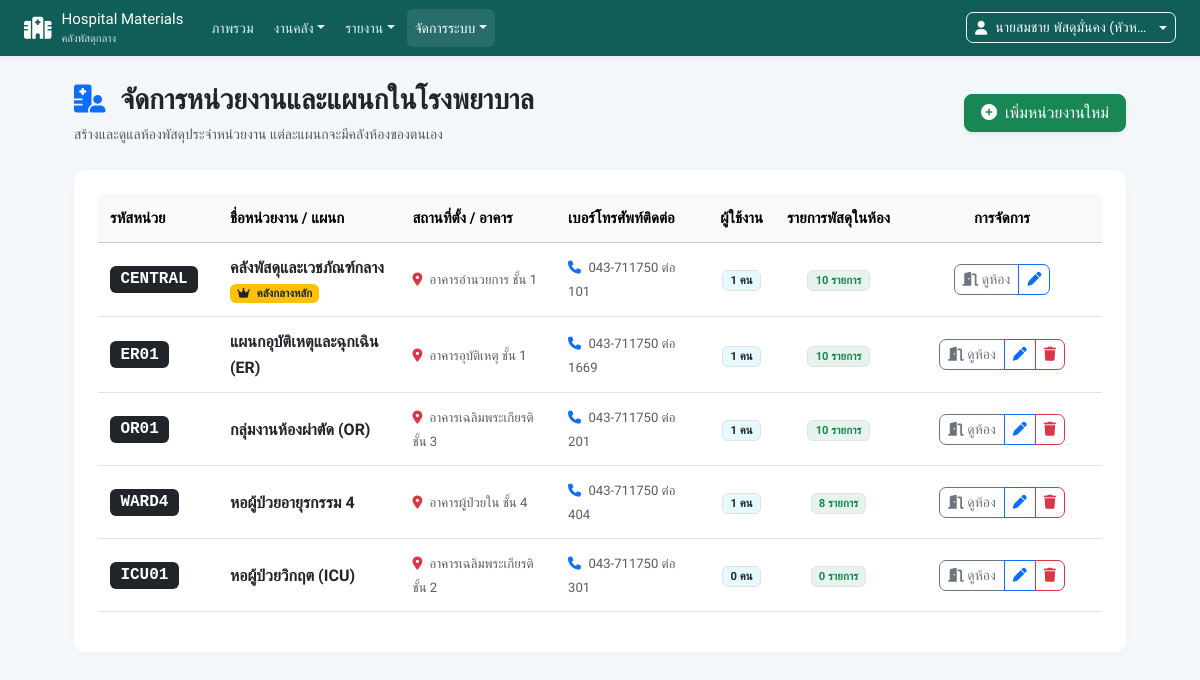
The app's page /admin/units.php (signed in) with its own data.
### tables this page shows
CREATE TABLE `units` (
    `unit_id` INT AUTO_INCREMENT PRIMARY KEY,
    `unit_code` VARCHAR(50) NOT NULL UNIQUE,
    `unit_name` VARCHAR(150) NOT NULL,
    `phone` VARCHAR(50) DEFAULT NULL,
    `location` VARCHAR(150) DEFAULT NULL,
    `created_at` TIMESTAMP DEFAULT CURRENT_TIMESTAMP
);

### config.php (called while the page is built, shortened)
<?php
function h($string) {
    return htmlspecialchars($string ?? '', ENT_QUOTES, 'UTF-8');
}
    ?>

### admin/units.php (the view, shortened to what this page needs)
<?php
require_once __DIR__ . '/../config.php';
$units_stmt = $pdo->query("
    SELECT u.*,
           (SELECT COUNT(*) FROM users usr WHERE usr.unit_id = u.unit_id) AS user_count,
           (SELECT COUNT(*) FROM unit_stocks us WHERE us.unit_id = u.unit_id AND us.quantity > 0) AS active_stock_types
    FROM units u
    ORDER BY u.unit_id ASC
");
$units = $units_stmt->fetchAll();
?>
<!DOCTYPE html>
<html lang="th">
<head>
    <link href="https://cdn.jsdelivr.net/npm/bootstrap@5.3.2/dist/css/bootstrap.min.css" rel="stylesheet">
    <link href="https://cdnjs.cloudflare.com/ajax/libs/font-awesome/6.5.1/css/all.min.css" rel="stylesheet">
<link rel="stylesheet" href="<?= BASE_URL ?>/assets/app.css?v=20261102">
</head>
<body>
<?php require __DIR__ . '/../includes/navigation.php'; ?>
<div class="container-fluid px-lg-4 py-4" style="max-width: 1100px;">
    <div class="d-flex flex-wrap align-items-center justify-content-between mb-4 gap-3">
        <div>
            <h2 class="h3 fw-bold mb-1 text-dark">
                <i class="fa-solid fa-hospital-user me-2 text-primary"></i> จัดการหน่วยงานและแผนกในโรงพยาบาล
            </h2>
            <p class="text-muted small mb-0">สร้างและดูแลห้องพัสดุประจำหน่วยงาน แต่ละแผนกจะมีคลังห้องของตนเอง</p>
        </div>
        <button class="btn btn-success rounded-3 shadow-sm px-3" data-bs-toggle="modal" data-bs-target="#addUnitModal">
            <i class="fa-solid fa-plus-circle me-1"></i> เพิ่มหน่วยงานใหม่
        </button>
    </div>
    <div class="card content-card p-4">
        <div class="table-responsive">
            <table class="table table-hover align-middle">
                <thead class="table-light">
                    <tr>
                        <th style="width: 120px;">รหัสหน่วย</th>
                        <th>ชื่อหน่วยงาน / แผนก</th>
                        <th>สถานที่ตั้ง / อาคาร</th>
                        <th>เบอร์โทรศัพท์ติดต่อ</th>
                        <th class="text-center">ผู้ใช้งาน</th>
                        <th class="text-center">รายการพัสดุในห้อง</th>
                        <th class="text-center" style="width: 200px;">การจัดการ</th>
                    </tr>
                </thead>
                <tbody>
                    <?php foreach ($units as $u): ?>
                        <tr>
                            <td>
                                <span class="badge bg-dark font-monospace fs-6"><?= h($u['unit_code']) ?></span>
                            </td>
                            <td>
                                <div class="fw-bold text-dark fs-6"><?= h($u['unit_name']) ?></div>
                                <?php if ($u['unit_id'] === 1): ?>
                                    <span class="badge bg-warning text-dark"><i class="fa-solid fa-crown me-1"></i> คลังกลางหลัก</span>
                                <?php endif; ?>
                            </td>
                            <td><span class="text-muted small"><i class="fa-solid fa-location-dot me-1 text-danger"></i> <?= h($u['location'] ?? '-') ?></span></td>
                            <td><span class="text-muted small"><i class="fa-solid fa-phone me-1 text-primary"></i> <?= h($u['phone'] ?? '-') ?></span></td>
                            <td class="text-center">
                                <span class="badge bg-info bg-opacity-10 text-dark border">
                                    <?= number_format($u['user_count']) ?> คน
                                </span>
                            </td>
                            <td class="text-center">
                                <span class="badge bg-success bg-opacity-10 text-success border">
                                    <?= number_format($u['active_stock_types']) ?> รายการ
                                </span>
                            </td>
                            <td class="text-center">
                                <div class="btn-group btn-group-sm">
                                    <a href="<?= BASE_URL ?>/unit/dashboard.php?unit_id=<?= $u['unit_id'] ?>" class="btn btn-outline-secondary" title="ดูห้องพัสดุนี้">
                                        <i class="fa-solid fa-door-open"></i> ดูห้อง
                                    </a>
                                    <button class="btn btn-outline-primary"
                                            onclick="openEditUnit(<?= htmlspecialchars(json_encode($u), ENT_QUOTES, 'UTF-8') ?>)"
                                            title="แก้ไขหน่วยงาน">
                                        <i class="fa-solid fa-pen"></i>
                                    </button>
                                    <?php if ($u['unit_id'] !== 1): ?>
                                        <button class="btn btn-outline-danger"
                                                onclick="confirmDeleteUnit(<?= $u['unit_id'] ?>, '<?= addslashes(h($u['unit_name'])) ?>', <?= $u['user_count'] ?>)"
                                                title="ลบหน่วยงาน">
                                            <i class="fa-solid fa-trash"></i>
                                        </button>
                                    <?php endif; ?>
                                </div>
                            </td>
                        </tr>
                    <?php endforeach; ?>
                </tbody>
            </table>
        </div>
    </div>
</div>
</body>
</html>

### assets/app.css (style rules this page uses)
@media screen { :root { --app-border: #dce5eb; } }
@media screen { body { background: #f4f7fa; color: #243447; line-height: 1.6; } }
@media screen { body > .container-fluid { max-width: 1600px; } }
@media screen { h2.h3, h3 { line-height: 1.4; } }
@media screen { .card, .content-card, .material-card, .card-report { border-color: var(--app-border); border-radius: 12px; box-shadow: 0 2px 8px #0f172a05; } }
@media screen { .row > *, .d-flex > div, .card-body, .tab-content, .tab-pane { min-width: 0; } }
@media screen { .table-responsive { max-width: 100%; border-radius: 8px; overscroll-behavior-x: contain; } }
@media screen { .table { font-size: .9375rem; } }
@media screen { .table th { white-space: nowrap; font-weight: 600; } }
@media screen { .table > :not(caption) > * > * { padding: 12px; } }
@media screen { .table td { vertical-align: middle; } }
@media screen { .table td .btn { margin-block: 2px; } }
@media screen { .btn { border-radius: 7px; } }
@media screen { :is(a, button, input, select, textarea):focus-visible { outline: 3px solid #38bdf8; outline-offset: 3px; } }

### admin/units.php (style rules this page uses)
:root { --mhk-primary: #00796b; --mhk-primary-dark: #004d40; }
body { font-family: 'Sarabun', sans-serif; background-color: #f4f7f6; }
h1, h2, h3, h4, h5, .nav-link, .btn { font-family: 'Prompt', sans-serif; }
.content-card { background: #ffffff; border-radius: 16px; border: none; box-shadow: 0 6px 18px rgba(0, 0, 0, 0.04); }

### records on screen
units: unit_code "CENTRAL", unit_name "คลังพัสดุและเวชภัณฑ์กลาง", shows "คลังกลางหลัก", location "อาคารอำนวยการ ชั้น 1", phone "043-711750 ต่อ 101", user_count "1", active_stock_types "10"
units: unit_code "ER01", unit_name "แผนกอุบัติเหตุและฉุกเฉิน (ER)", location "อาคารอุบัติเหตุ ชั้น 1", phone "043-711750 ต่อ 1669", user_count "1", active_stock_types "10"
units: unit_code "OR01", unit_name "กลุ่มงานห้องผ่าตัด (OR)", location "อาคารเฉลิมพระเกียรติ ชั้น 3", phone "043-711750 ต่อ 201", user_count "1", active_stock_types "10"
units: unit_code "WARD4", unit_name "หอผู้ป่วยอายุรกรรม 4", location "อาคารผู้ป่วยใน ชั้น 4", phone "043-711750 ต่อ 404", user_count "1", active_stock_types "8"
units: unit_code "ICU01", unit_name "หอผู้ป่วยวิกฤต (ICU)", location "อาคารเฉลิมพระเกียรติ ชั้น 2", phone "043-711750 ต่อ 301", user_count "0", active_stock_types "0"

### other values on screen
$navLabel "งานคลัง"
$navLabel "รายงาน"
$navLabel "จัดการระบบ"
$_SESSION['full_name'] "นายสมชาย พัสดุมั่นคง (หัวห…"
